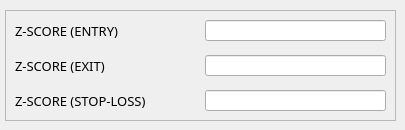
      <widget class="QWidget" name="tab_20">
       <attribute name="title">
        <string>JOHANSEN</string>
       </attribute>
       <widget class="QFrame" name="frame_12">
        <property name="geometry">
         <rect>
          <x>5</x>
          <y>10</y>
          <width>391</width>
          <height>111</height>
         </rect>
        </property>
        <property name="frameShape">
         <enum>QFrame::StyledPanel</enum>
        </property>
        <property name="frameShadow">
         <enum>QFrame::Raised</enum>
        </property>
        <widget class="QLineEdit" name="lineEdit_25">
         <property name="geometry">
          <rect>
           <x>200</x>
           <y>10</y>
           <width>181</width>
           <height>21</height>
          </rect>
         </property>
        </widget>
        <widget class="QLineEdit" name="lineEdit_33">
         <property name="geometry">
          <rect>
           <x>200</x>
           <y>45</y>
           <width>181</width>
           <height>21</height>
          </rect>
         </property>
        </widget>
        <widget class="QLabel" name="label_28">
         <property name="geometry">
          <rect>
           <x>10</x>
           <y>10</y>
           <width>131</width>
           <height>21</height>
          </rect>
         </property>
         <property name="font">
          <font>
           <family>FixedsysTTF</family>
           <pointsize>10</pointsize>
           <weight>50</weight>
           <italic>false</italic>
           <bold>false</bold>
           <underline>false</underline>
           <strikeout>false</strikeout>
           <kerning>true</kerning>
          </font>
         </property>
         <property name="text">
          <string>Z-SCORE (ENTRY)</string>
         </property>
        </widget>
        <widget class="QLabel" name="label_29">
         <property name="geometry">
          <rect>
           <x>10</x>
           <y>45</y>
           <width>116</width>
           <height>21</height>
          </rect>
         </property>
         <property name="font">
          <font>
           <family>FixedsysTTF</family>
           <pointsize>10</pointsize>
           <weight>50</weight>
           <italic>false</italic>
           <bold>false</bold>
           <underline>false</underline>
           <strikeout>false</strikeout>
           <kerning>true</kerning>
          </font>
         </property>
         <property name="text">
          <string>Z-SCORE (EXIT)</string>
         </property>
        </widget>
        <widget class="QLabel" name="label_31">
         <property name="geometry">
          <rect>
           <x>10</x>
           <y>80</y>
           <width>161</width>
           <height>21</height>
          </rect>
         </property>
         <property name="font">
          <font>
           <family>FixedsysTTF</family>
           <pointsize>10</pointsize>
           <weight>50</weight>
           <italic>false</italic>
           <bold>false</bold>
           <underline>false</underline>
           <strikeout>false</strikeout>
           <kerning>true</kerning>
          </font>
         </property>
         <property name="text">
          <string>Z-SCORE (STOP-LOSS)</string>
         </property>
        </widget>
        <widget class="QLineEdit" name="lineEdit_36">
         <property name="geometry">
          <rect>
           <x>200</x>
           <y>80</y>
           <width>181</width>
           <height>21</height>
          </rect>
         </property>
        </widget>
       </widget>
      </widget>
